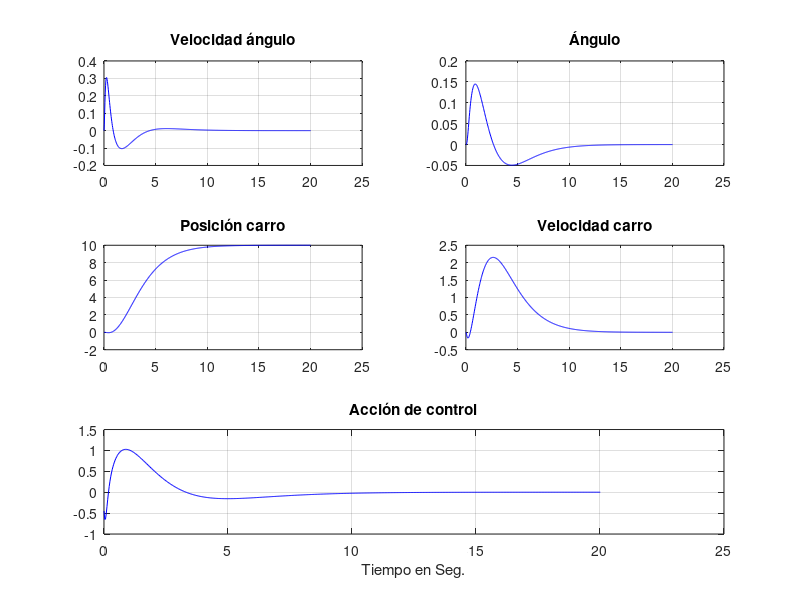
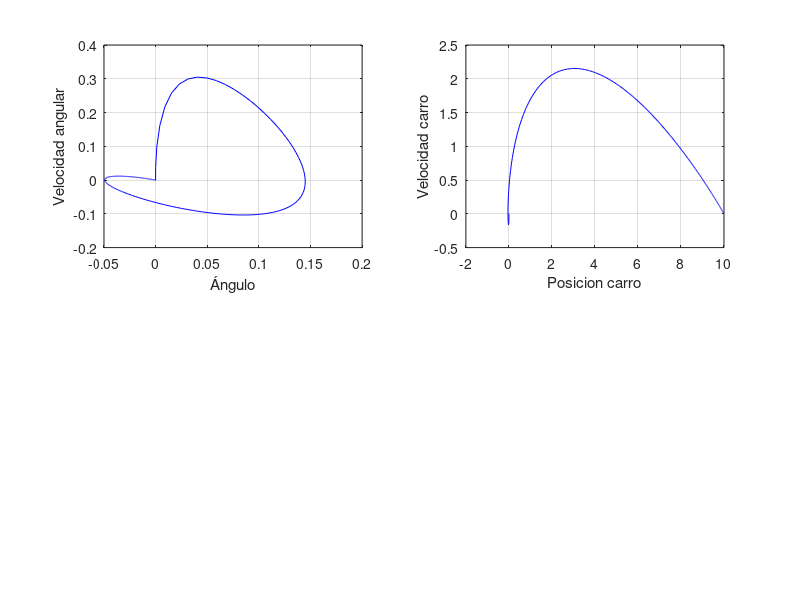

These charts were generated, in order, by the following MATLAB code:
clc; clear all;
m=.1;Fricc=0.1; long=0.6;g=9.8;M=.5;
%Condiciones iniciales
alfa(1)=.1; color='r';
% alfa(1)=.2; color='g';
alfa(1)=.8; color='b';
ref=10;
omega(1)=0; p_p(1)=0; u(1)=0; p(1)=0; i=1;indice=0;
%Versión linealizada en el equilibrio inestable. Sontag Pp 104.
% estado=[p(i); p_p(i); alfa(i); omega(i)]
Mat_A=[0 1 0 0;0 -Fricc/M -m*g/M 0; 0 0 0 1; 0 Fricc/(long*M) g*(m+M)/(long*M) 0]
Mat_B=[0; 1/M; 0; -1/(long*M)]
Mat_C=[1 0 0 0]; %La salida es posición
% Construcción del sistema ampliado
Mat_Aa=[Mat_A zeros(4,1);-Mat_C 0];
Mat_Ba=[Mat_B;0];
Mat_Ma=[Mat_Ba Mat_Aa*Mat_Ba Mat_Aa^2*Mat_Ba Mat_Aa^3*Mat_Ba Mat_Aa^4*Mat_Ba];%Matriz
%Controlabilidad
%Cálculo del controlador por asignación de polos
auto_val=eig(Mat_Aa);
% c_ai=conv(conv(conv(conv([1 -auto_val(1)],[1 -auto_val(2)]),[1 -auto_val(3)]),[1 - auto_val(4)]),[1 -auto_val(5)]);
c_ai=poly(auto_val);
Mat_Wa=[c_ai(5) c_ai(4) c_ai(3) c_ai(2) 1;c_ai(4) c_ai(3) c_ai(2) 1 0;c_ai(3) c_ai(2) 1 0 0;c_ai(2) 1 0 0 0;1 0 0 0 0];
Mat_Ta=Mat_Ma*Mat_Wa;
A_controlable=inv(Mat_Ta)*Mat_Aa*Mat_Ta; %Verificación de que T esté bien
%Ubicación de los polos de lazo cerrado en mui:
mui(1)=-.7;mui(2)=-.7; mui(3)=-10.00 + 0.4i;mui(4)=conj(mui(3));mui(5)=-1;
alfa_ia=poly(mui)
Ka=fliplr(alfa_ia(2:6)-c_ai(2:6))*inv(Mat_Ta);
auto_val_LC=eig(Mat_Aa-Mat_Ba*Ka);
%Cálculo el tiempo de muestreo para el sistema estable
%auto_val_LC =
% -10.0000 + 0.4000i <---- El mas veloz (Real()). Entre 3 y 10 veces menor, el h del Euler
% -10.0000 - 0.4000i
%
-1.0000 + 0i
%
-0.7000 + 0.0000i
%
-0.7000 - 0.0000i
%ans = 0.2273 -> 1/10/10 ans = 10e-03
%ó 1/10/3------>h=33.3e-3
h=30e-3;tiempo=round(20/h);p_pp=0;tita_pp=0; t=0:h:tiempo*h;
omega=0:h:tiempo*h; alfa=0:h:tiempo*h; p=0:h:tiempo*h;
p_p=0:h:tiempo*h; u=linspace(0,0,tiempo+1);
K=Ka(1:4); KI=-Ka(5); %Los valores del controlador de obtienen del K ampliado
psi(1)=0;
while(i<(tiempo+1))
estado=[p(i); p_p(i); alfa(i); omega(i)];
psi_p=ref-Mat_C* estado;
psi(i+1)=psi(i)+psi_p*h;
u(i)=-K*estado+KI*psi(i+1);
p_pp=(1/(M+m))*(u(i)-m*long*tita_pp*cos(alfa(i))+m*long*omega(i)^2*sin(alfa(i))- Fricc*p_p(i));
tita_pp=(1/long)*(g*sin(alfa(i))-p_pp*cos(alfa(i)));
p_p(i+1)=p_p(i) + h*p_pp;
p(i+1)=p(i) + h*p_p(i) ;
omega(i+1)=omega(i)+h*tita_pp;
alfa(i+1)=alfa(i)+h*omega(i);
y_sal(i)=Mat_C*estado; i=i+1;
end
figure(1);hold on;
subplot(3,2,1);plot(t,omega,color);grid on; title('Velocidad ángulo');hold on;
subplot(3,2,2);plot(t,alfa,color);grid on;title('Ángulo');hold on;
subplot(3,2,3); plot(t,p,color);grid on;title('Posición carro');hold on;
subplot(3,2,4);plot(t,p_p,color);grid on;title('Velocidad carro');hold on;
subplot(3,1,3);plot(t,u,color);grid on;title('Acción de control');xlabel('Tiempo en Seg.');hold on;
figure(2);hold on;subplot(2,2,1);plot(alfa,omega,color);grid on;xlabel('Ángulo');ylabel('Velocidad angular');hold on;subplot(2,2,2);plot(p,p_p,color);grid on;xlabel('Posicion carro');ylabel('Velocidad carro');hold on;